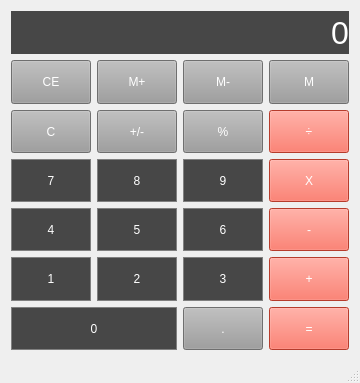
<?xml version="1.0" encoding="UTF-8"?>
<ui version="4.0">
 <class>Calculator</class>
 <widget class="QMainWindow" name="Calculator">
  <property name="geometry">
   <rect>
    <x>0</x>
    <y>0</y>
    <width>336</width>
    <height>383</height>
   </rect>
  </property>
  <property name="windowTitle">
   <string>Calculator</string>
  </property>
  <widget class="QWidget" name="centralWidget">
   <layout class="QGridLayout" name="gridLayout">
    <item row="3" column="0">
     <widget class="QPushButton" name="button7">
      <property name="sizePolicy">
       <sizepolicy hsizetype="Preferred" vsizetype="Preferred">
        <horstretch>0</horstretch>
        <verstretch>0</verstretch>
       </sizepolicy>
      </property>
      <property name="styleSheet">
       <string notr="true">QPushButton {
	background-color:rgb(71, 71, 71);
	color:rgb(255, 255, 255);
	border:1px solid gray;
	padding:5px;
}

QPushButton:pressed {
    background-color: qlineargradient(x1: 0, y1: 0, x2: 0, y2: 1,
                                      stop: 0 rgb(200, 200, 200), stop: 1 rgb(200, 200, 200));
}</string>
      </property>
      <property name="text">
       <string>7</string>
      </property>
     </widget>
    </item>
    <item row="5" column="1">
     <widget class="QPushButton" name="button2">
      <property name="sizePolicy">
       <sizepolicy hsizetype="Preferred" vsizetype="Preferred">
        <horstretch>0</horstretch>
        <verstretch>0</verstretch>
       </sizepolicy>
      </property>
      <property name="styleSheet">
       <string notr="true">QPushButton {
	background-color:rgb(71, 71, 71);
	color:rgb(255, 255, 255);
	border:1px solid gray;
	padding:5px;
}

QPushButton:pressed {
    background-color: qlineargradient(x1: 0, y1: 0, x2: 0, y2: 1,
                                      stop: 0 rgb(200, 200, 200), stop: 1 rgb(200, 200, 200));
}</string>
      </property>
      <property name="text">
       <string>2</string>
      </property>
     </widget>
    </item>
    <item row="1" column="0">
     <widget class="QPushButton" name="buttonErase">
      <property name="sizePolicy">
       <sizepolicy hsizetype="Preferred" vsizetype="Preferred">
        <horstretch>0</horstretch>
        <verstretch>0</verstretch>
       </sizepolicy>
      </property>
      <property name="styleSheet">
       <string notr="true">QPushButton {
	background-color:rgb(156, 156, 156);
	color:rgb(255, 255, 255);
}

QPushButton:pressed {
    background-color: qlineargradient(x1: 0, y1: 0, x2: 0, y2: 1,
                                      stop: 0 #BEBEBE, stop: 1 #D7D7D7);
}</string>
      </property>
      <property name="text">
       <string>CE</string>
      </property>
     </widget>
    </item>
    <item row="3" column="2">
     <widget class="QPushButton" name="button9">
      <property name="sizePolicy">
       <sizepolicy hsizetype="Preferred" vsizetype="Preferred">
        <horstretch>0</horstretch>
        <verstretch>0</verstretch>
       </sizepolicy>
      </property>
      <property name="styleSheet">
       <string notr="true">QPushButton {
	background-color:rgb(71, 71, 71);
	color:rgb(255, 255, 255);
	border:1px solid gray;
	padding:5px;
}

QPushButton:pressed {
    background-color: qlineargradient(x1: 0, y1: 0, x2: 0, y2: 1,
                                      stop: 0 rgb(200, 200, 200), stop: 1 rgb(200, 200, 200));
}</string>
      </property>
      <property name="text">
       <string>9</string>
      </property>
     </widget>
    </item>
    <item row="1" column="3">
     <widget class="QPushButton" name="buttonMem">
      <property name="sizePolicy">
       <sizepolicy hsizetype="Preferred" vsizetype="Preferred">
        <horstretch>0</horstretch>
        <verstretch>0</verstretch>
       </sizepolicy>
      </property>
      <property name="styleSheet">
       <string notr="true">QPushButton {
	background-color:rgb(156, 156, 156);
	color:rgb(255, 255, 255);
}

QPushButton:pressed {
    background-color: qlineargradient(x1: 0, y1: 0, x2: 0, y2: 1,
                                      stop: 0 #BEBEBE, stop: 1 #D7D7D7);
}</string>
      </property>
      <property name="text">
       <string>M</string>
      </property>
     </widget>
    </item>
    <item row="6" column="3">
     <widget class="QPushButton" name="buttonEquals">
      <property name="sizePolicy">
       <sizepolicy hsizetype="Preferred" vsizetype="Preferred">
        <horstretch>0</horstretch>
        <verstretch>0</verstretch>
       </sizepolicy>
      </property>
      <property name="styleSheet">
       <string notr="true">QPushButton {
	background-color:rgb(255, 84, 62);
	color:rgb(255, 255, 255)
}

QPushButton:pressed {
    background-color: qlineargradient(x1: 0, y1: 0, x2: 0, y2: 1,
                                      stop: 0 #FF7832, stop: 1 #FF9739);
}</string>
      </property>
      <property name="text">
       <string>=</string>
      </property>
     </widget>
    </item>
    <item row="3" column="3">
     <widget class="QPushButton" name="buttonMultiply">
      <property name="sizePolicy">
       <sizepolicy hsizetype="Preferred" vsizetype="Preferred">
        <horstretch>0</horstretch>
        <verstretch>0</verstretch>
       </sizepolicy>
      </property>
      <property name="styleSheet">
       <string notr="true">QPushButton {
	background-color:rgb(255, 84, 62);
	color:rgb(255, 255, 255)
}

QPushButton:pressed {
    background-color: qlineargradient(x1: 0, y1: 0, x2: 0, y2: 1,
                                      stop: 0 #FF7832, stop: 1 #FF9739);
}</string>
      </property>
      <property name="text">
       <string>X</string>
      </property>
     </widget>
    </item>
    <item row="4" column="3">
     <widget class="QPushButton" name="buttonMinus">
      <property name="sizePolicy">
       <sizepolicy hsizetype="Preferred" vsizetype="Preferred">
        <horstretch>0</horstretch>
        <verstretch>0</verstretch>
       </sizepolicy>
      </property>
      <property name="styleSheet">
       <string notr="true">QPushButton {
	background-color:rgb(255, 84, 62);
	color:rgb(255, 255, 255)
}

QPushButton:pressed {
    background-color: qlineargradient(x1: 0, y1: 0, x2: 0, y2: 1,
                                      stop: 0 #FF7832, stop: 1 #FF9739);
}</string>
      </property>
      <property name="text">
       <string>-</string>
      </property>
     </widget>
    </item>
    <item row="3" column="1">
     <widget class="QPushButton" name="button8">
      <property name="sizePolicy">
       <sizepolicy hsizetype="Preferred" vsizetype="Preferred">
        <horstretch>0</horstretch>
        <verstretch>0</verstretch>
       </sizepolicy>
      </property>
      <property name="styleSheet">
       <string notr="true">QPushButton {
	background-color:rgb(71, 71, 71);
	color:rgb(255, 255, 255);
	border:1px solid gray;
	padding:5px;
}

QPushButton:pressed {
    background-color: qlineargradient(x1: 0, y1: 0, x2: 0, y2: 1,
                                      stop: 0 rgb(200, 200, 200), stop: 1 rgb(200, 200, 200));
}</string>
      </property>
      <property name="text">
       <string>8</string>
      </property>
     </widget>
    </item>
    <item row="2" column="3">
     <widget class="QPushButton" name="buttonDivide">
      <property name="sizePolicy">
       <sizepolicy hsizetype="Preferred" vsizetype="Preferred">
        <horstretch>0</horstretch>
        <verstretch>0</verstretch>
       </sizepolicy>
      </property>
      <property name="styleSheet">
       <string notr="true">QPushButton {
	background-color:rgb(255, 84, 62);
	color:rgb(255, 255, 255)
}

QPushButton:pressed {
    background-color: qlineargradient(x1: 0, y1: 0, x2: 0, y2: 1,
                                      stop: 0 #FF7832, stop: 1 #FF9739);
}</string>
      </property>
      <property name="text">
       <string>÷</string>
      </property>
     </widget>
    </item>
    <item row="5" column="2">
     <widget class="QPushButton" name="button3">
      <property name="sizePolicy">
       <sizepolicy hsizetype="Preferred" vsizetype="Preferred">
        <horstretch>0</horstretch>
        <verstretch>0</verstretch>
       </sizepolicy>
      </property>
      <property name="styleSheet">
       <string notr="true">QPushButton {
	background-color:rgb(71, 71, 71);
	color:rgb(255, 255, 255);
	border:1px solid gray;
	padding:5px;
}

QPushButton:pressed {
    background-color: qlineargradient(x1: 0, y1: 0, x2: 0, y2: 1,
                                      stop: 0 rgb(200, 200, 200), stop: 1 rgb(200, 200, 200));
}</string>
      </property>
      <property name="text">
       <string>3</string>
      </property>
     </widget>
    </item>
    <item row="4" column="2">
     <widget class="QPushButton" name="button6">
      <property name="sizePolicy">
       <sizepolicy hsizetype="Preferred" vsizetype="Preferred">
        <horstretch>0</horstretch>
        <verstretch>0</verstretch>
       </sizepolicy>
      </property>
      <property name="styleSheet">
       <string notr="true">QPushButton {
	background-color:rgb(71, 71, 71);
	color:rgb(255, 255, 255);
	border:1px solid gray;
	padding:5px;
}

QPushButton:pressed {
    background-color: qlineargradient(x1: 0, y1: 0, x2: 0, y2: 1,
                                      stop: 0 rgb(200, 200, 200), stop: 1 rgb(200, 200, 200));
}</string>
      </property>
      <property name="text">
       <string>6</string>
      </property>
     </widget>
    </item>
    <item row="5" column="0">
     <widget class="QPushButton" name="button1">
      <property name="sizePolicy">
       <sizepolicy hsizetype="Preferred" vsizetype="Preferred">
        <horstretch>0</horstretch>
        <verstretch>0</verstretch>
       </sizepolicy>
      </property>
      <property name="styleSheet">
       <string notr="true">QPushButton {
	background-color:rgb(71, 71, 71);
	color:rgb(255, 255, 255);
	border:1px solid gray;
	padding:5px;
}

QPushButton:pressed {
    background-color: qlineargradient(x1: 0, y1: 0, x2: 0, y2: 1,
                                      stop: 0 rgb(200, 200, 200), stop: 1 rgb(200, 200, 200));
}</string>
      </property>
      <property name="text">
       <string>1</string>
      </property>
     </widget>
    </item>
    <item row="4" column="1">
     <widget class="QPushButton" name="button5">
      <property name="sizePolicy">
       <sizepolicy hsizetype="Preferred" vsizetype="Preferred">
        <horstretch>0</horstretch>
        <verstretch>0</verstretch>
       </sizepolicy>
      </property>
      <property name="styleSheet">
       <string notr="true">QPushButton {
	background-color:rgb(71, 71, 71);
	color:rgb(255, 255, 255);
	border:1px solid gray;
	padding:5px;
}

QPushButton:pressed {
    background-color: qlineargradient(x1: 0, y1: 0, x2: 0, y2: 1,
                                      stop: 0 rgb(200, 200, 200), stop: 1 rgb(200, 200, 200));
}</string>
      </property>
      <property name="text">
       <string>5</string>
      </property>
     </widget>
    </item>
    <item row="5" column="3">
     <widget class="QPushButton" name="buttonPlus">
      <property name="sizePolicy">
       <sizepolicy hsizetype="Preferred" vsizetype="Preferred">
        <horstretch>0</horstretch>
        <verstretch>0</verstretch>
       </sizepolicy>
      </property>
      <property name="styleSheet">
       <string notr="true">QPushButton {
	background-color:rgb(255, 84, 62);
	color:rgb(255, 255, 255)
}

QPushButton:pressed {
    background-color: qlineargradient(x1: 0, y1: 0, x2: 0, y2: 1,
                                      stop: 0 #FF7832, stop: 1 #FF9739);
}</string>
      </property>
      <property name="text">
       <string>+</string>
      </property>
     </widget>
    </item>
    <item row="2" column="1">
     <widget class="QPushButton" name="buttonSign">
      <property name="sizePolicy">
       <sizepolicy hsizetype="Preferred" vsizetype="Preferred">
        <horstretch>0</horstretch>
        <verstretch>0</verstretch>
       </sizepolicy>
      </property>
      <property name="styleSheet">
       <string notr="true">QPushButton {
	background-color:rgb(156, 156, 156);
	color:rgb(255, 255, 255);
}

QPushButton:pressed {
    background-color: qlineargradient(x1: 0, y1: 0, x2: 0, y2: 1,
                                      stop: 0 #BEBEBE, stop: 1 #D7D7D7);
}</string>
      </property>
      <property name="text">
       <string>+/-</string>
      </property>
     </widget>
    </item>
    <item row="1" column="1">
     <widget class="QPushButton" name="buttonMemPlus">
      <property name="sizePolicy">
       <sizepolicy hsizetype="Preferred" vsizetype="Preferred">
        <horstretch>0</horstretch>
        <verstretch>0</verstretch>
       </sizepolicy>
      </property>
      <property name="styleSheet">
       <string notr="true">QPushButton {
	background-color:rgb(156, 156, 156);
	color:rgb(255, 255, 255);
}

QPushButton:pressed {
    background-color: qlineargradient(x1: 0, y1: 0, x2: 0, y2: 1,
                                      stop: 0 #BEBEBE, stop: 1 #D7D7D7);
}</string>
      </property>
      <property name="text">
       <string>M+</string>
      </property>
     </widget>
    </item>
    <item row="6" column="2">
     <widget class="QPushButton" name="buttonDecimal">
      <property name="sizePolicy">
       <sizepolicy hsizetype="Preferred" vsizetype="Preferred">
        <horstretch>0</horstretch>
        <verstretch>0</verstretch>
       </sizepolicy>
      </property>
      <property name="styleSheet">
       <string notr="true">QPushButton {
	background-color:rgb(156, 156, 156);
	color:rgb(255, 255, 255);
}

QPushButton:pressed {
    background-color: qlineargradient(x1: 0, y1: 0, x2: 0, y2: 1,
                                      stop: 0 #BEBEBE, stop: 1 #D7D7D7);
}</string>
      </property>
      <property name="text">
       <string>.</string>
      </property>
     </widget>
    </item>
    <item row="2" column="0">
     <widget class="QPushButton" name="buttonClear">
      <property name="sizePolicy">
       <sizepolicy hsizetype="Preferred" vsizetype="Preferred">
        <horstretch>0</horstretch>
        <verstretch>0</verstretch>
       </sizepolicy>
      </property>
      <property name="styleSheet">
       <string notr="true">QPushButton {
	background-color:rgb(156, 156, 156);
	color:rgb(255, 255, 255);
}

QPushButton:pressed {
    background-color: qlineargradient(x1: 0, y1: 0, x2: 0, y2: 1,
                                      stop: 0 #BEBEBE, stop: 1 #D7D7D7);
}</string>
      </property>
      <property name="text">
       <string>C</string>
      </property>
     </widget>
    </item>
    <item row="2" column="2">
     <widget class="QPushButton" name="buttonPercent">
      <property name="sizePolicy">
       <sizepolicy hsizetype="Preferred" vsizetype="Preferred">
        <horstretch>0</horstretch>
        <verstretch>0</verstretch>
       </sizepolicy>
      </property>
      <property name="styleSheet">
       <string notr="true">QPushButton {
	background-color:rgb(156, 156, 156);
	color:rgb(255, 255, 255);
}

QPushButton:pressed {
    background-color: qlineargradient(x1: 0, y1: 0, x2: 0, y2: 1,
                                      stop: 0 #BEBEBE, stop: 1 #D7D7D7);
}</string>
      </property>
      <property name="text">
       <string>%</string>
      </property>
     </widget>
    </item>
    <item row="1" column="2">
     <widget class="QPushButton" name="buttonMemMinus">
      <property name="sizePolicy">
       <sizepolicy hsizetype="Preferred" vsizetype="Preferred">
        <horstretch>0</horstretch>
        <verstretch>0</verstretch>
       </sizepolicy>
      </property>
      <property name="styleSheet">
       <string notr="true">QPushButton {
	background-color:rgb(156, 156, 156);
	color:rgb(255, 255, 255);
}

QPushButton:pressed {
    background-color: qlineargradient(x1: 0, y1: 0, x2: 0, y2: 1,
                                      stop: 0 #BEBEBE, stop: 1 #D7D7D7);
}</string>
      </property>
      <property name="text">
       <string>M-</string>
      </property>
     </widget>
    </item>
    <item row="4" column="0">
     <widget class="QPushButton" name="button4">
      <property name="sizePolicy">
       <sizepolicy hsizetype="Preferred" vsizetype="Preferred">
        <horstretch>0</horstretch>
        <verstretch>0</verstretch>
       </sizepolicy>
      </property>
      <property name="styleSheet">
       <string notr="true">QPushButton {
	background-color:rgb(71, 71, 71);
	color:rgb(255, 255, 255);
	border:1px solid gray;
	padding:5px;
}

QPushButton:pressed {
    background-color: qlineargradient(x1: 0, y1: 0, x2: 0, y2: 1,
                                      stop: 0 rgb(200, 200, 200), stop: 1 rgb(200, 200, 200));
}</string>
      </property>
      <property name="text">
       <string>4</string>
      </property>
     </widget>
    </item>
    <item row="6" column="0" colspan="2">
     <widget class="QPushButton" name="button0">
      <property name="sizePolicy">
       <sizepolicy hsizetype="Preferred" vsizetype="Preferred">
        <horstretch>0</horstretch>
        <verstretch>0</verstretch>
       </sizepolicy>
      </property>
      <property name="styleSheet">
       <string notr="true">QPushButton {
	background-color:rgb(71, 71, 71);
	color:rgb(255, 255, 255);
	border:1px solid gray;
	padding:5px;
}

QPushButton:pressed {
    background-color: qlineargradient(x1: 0, y1: 0, x2: 0, y2: 1,
                                      stop: 0 rgb(200, 200, 200), stop: 1 rgb(200, 200, 200));
}</string>
      </property>
      <property name="text">
       <string>0</string>
      </property>
     </widget>
    </item>
    <item row="0" column="0" colspan="4">
     <widget class="QLabel" name="displayOut">
      <property name="font">
       <font>
        <pointsize>24</pointsize>
        <weight>50</weight>
        <bold>false</bold>
       </font>
      </property>
      <property name="layoutDirection">
       <enum>Qt::LeftToRight</enum>
      </property>
      <property name="styleSheet">
       <string notr="true">QLabel{
	background-color: rgb(71, 71, 71);
	color: rgb(255, 255, 255);
}</string>
      </property>
      <property name="text">
       <string>0</string>
      </property>
      <property name="alignment">
       <set>Qt::AlignRight|Qt::AlignTrailing|Qt::AlignVCenter</set>
      </property>
     </widget>
    </item>
   </layout>
  </widget>
  <widget class="QStatusBar" name="statusBar"/>
 </widget>
 <layoutdefault spacing="6" margin="11"/>
 <resources>
  <include location="Calculator.qrc"/>
 </resources>
 <connections/>
</ui>
